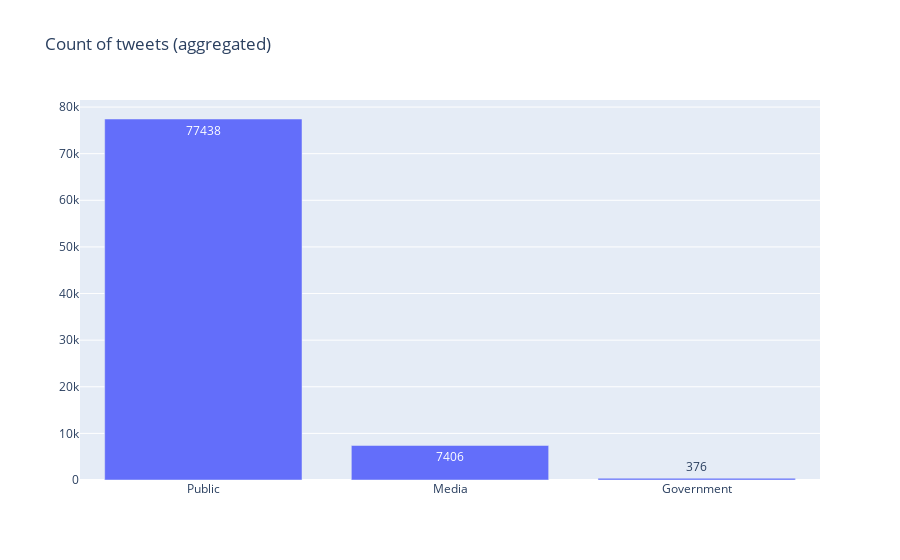

This figure's notebook cell:
### Code cell
import plotly.graph_objs as go
import plotly.offline as pyo
import pandas as pd

# create bar chart
fig = go.Figure(
    data=[go.Bar(x=data['tweet_categories'].value_counts().index,
                 y=data['tweet_categories'].value_counts().values,text=data['tweet_categories'].value_counts().values)],
    layout=go.Layout(title='Count of tweets (aggregated)')
)

fig.show()

### Figure 1 — Plotly figure (JSON) as saved in the notebook; plotly's stock layout.template omitted (floating-point values rounded to 4 significant figures)
{"data": [{"text": [77438, 7406, 376], "type": "bar", "x": ["Public", "Media", "Government"], "y": [77438, 7406, 376]}], "layout": {"title": {"text": "Count of tweets (aggregated)"}}}
